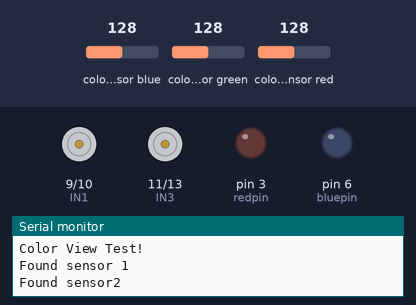
Bench run of a sketch on a simulated Arduino Uno, built with avr-gcc and run on an emulated ATmega328P. On the bench: motor-driver pin pairs drawn as motors (green arrow = first pin HIGH = forward, orange = second pin HIGH = backward, longer = more drive, scaled by the enable pin), output pins drawn as LEDs (lit = HIGH), the last lines printed to the serial monitor. The inputs (shaded band) are chosen by the test bench; at power-on: colour sensor blue 128, colour sensor green 128, colour sensor red 128.

Above: at 0.12 s.
At 1.2 s:
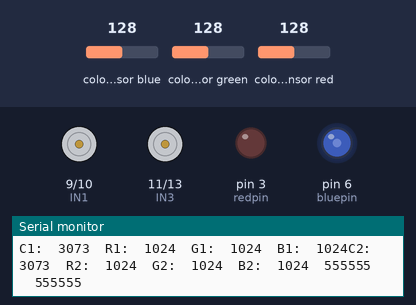
1.3 s: colour sensor blue set to 5
6.0 s: colour sensor green set to 5
10.7 s: colour sensor red set to 191
Timing chart, 0 to 13.7 s (numbered marks = the images above; inputs shaded):
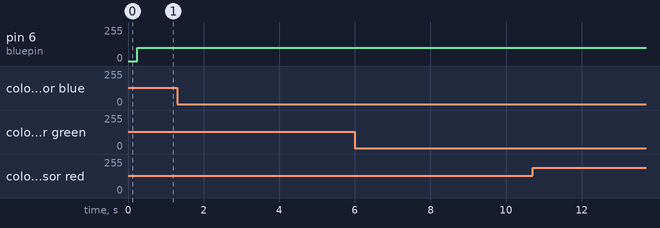

The sketch:

colorview_dos_sensores_MAS_MOTOR.ino
```cpp
#include <Wire.h>
#include "Adafruit_TCS34725softi2c.h"

// Pick analog outputs, for the UNO these three work well
// use ~560  ohm resistor between Red & Blue, ~1K for green (its brighter)
#define redpin 3
#define greenpin 5
#define bluepin 6


int IN1=9;
int IN2=10;
int pwma=6;


int IN3=11;
int IN4=13;
int pwmb=8;

// You can use any digital pin for emulate SDA / SCL
#define SDApin1 47
#define SCLpin1 48

#define SDApin2 46
#define SCLpin2 45

// for a common anode LED, connect the common pin to +5V
// for common cathode, connect the common to ground

// set to false if using a common cathode LED
#define commonAnode true

// our RGB -> eye-recognized gamma color
byte gammatable1[256];
byte gammatable2[256];


Adafruit_TCS34725softi2c tcs1 = Adafruit_TCS34725softi2c(TCS34725_INTEGRATIONTIME_50MS, TCS34725_GAIN_4X, SDApin1, SCLpin1);

Adafruit_TCS34725softi2c tcs2 = Adafruit_TCS34725softi2c(TCS34725_INTEGRATIONTIME_50MS, TCS34725_GAIN_4X, SDApin2, SCLpin2);
void setup() {
  Serial.begin(9600);
  Serial.println("Color View Test!");

  if (tcs1.begin()) {
    Serial.println("Found sensor 1");
  } else {
    Serial.println("No TCS34725 found ... check your connections sensor 1");
    while (1); // halt!
  }


  if (tcs2.begin()) {
    Serial.println("Found sensor2");
  } else {
    Serial.println("No TCS34725 found ... check your connectionsc sensor 2");
    while (1); // halt!
  }

  // use these three pins to drive an LED
  pinMode(redpin, OUTPUT);
  pinMode(greenpin, OUTPUT);
  pinMode(bluepin, OUTPUT);

  // thanks PhilB for this gamma table!
  // it helps convert RGB colors to what humans see
   pinMode(IN1, OUTPUT);
    pinMode(IN2, OUTPUT);
      pinMode(pwma, OUTPUT);
        pinMode(IN3, OUTPUT);
          pinMode(IN4, OUTPUT);
            pinMode(pwmb, OUTPUT);

}


void loop() {
  uint16_t clear , red1, green1, blue1;
   uint16_t  red2, green2, blue2;


  delay(60);  // takes 50ms to read
  delay(60);

  tcs1.getRawData(&red1, &green1, &blue1, &clear);
  tcs2.getRawData(&red2, &green2, &blue2, &clear);


  Serial.print("C1:\t"); Serial.print(clear);
  Serial.print("\tR1:\t"); Serial.print(red1);
  Serial.print("\tG1:\t"); Serial.print(green1);
  Serial.print("\tB1:\t"); Serial.print(blue1);

    Serial.print("C2:\t"); Serial.print(clear);
  Serial.print("\tR2:\t"); Serial.print(red2);
  Serial.print("\tG2:\t"); Serial.print(green2);
  Serial.print("\tB2:\t"); Serial.print(blue2);

  // Figure out some basic hex code for visualization
  uint32_t sum1 = clear;
  float r1, g1, b1;
  r1 = red1; r1 /= sum1;
  g1 = green1; g1 /= sum1;
  b1 = blue1; b1 /= sum1;
  r1 *= 256; g1 *= 256; b1 *= 256;
  Serial.print("\t");
  Serial.print((int)r1, HEX); Serial.print((int)g1, HEX); Serial.print((int)b1, HEX);
  Serial.println();

  //Serial.print((int)r ); Serial.print(" "); Serial.print((int)g);Serial.print(" ");  Serial.println((int)b );


  uint32_t sum2 = clear;
  float r2, g2, b2;
  r2 = red2; r2 /= sum2;
  g2 = green2; g2 /= sum2;
  b2 = blue2; b2 /= sum2;
  r2 *= 256; g2 *= 256; b2 *= 256;
  Serial.print("\t");
  Serial.print((int)r2, HEX); Serial.print((int)g2, HEX); Serial.print((int)b2, HEX);
  Serial.println();

  //Serial.print((int)r ); Serial.print(" "); Serial.print((int)g);Serial.print(" ");  Serial.println((int)b );


digitalWrite(IN1,HIGH);
  digitalWrite(IN2,LOW);
  analogWrite(pwma, 100);   // turn the LED on (HIGH is the voltage level)
  digitalWrite(IN3,HIGH);
  digitalWrite(IN4,LOW);             // wait for a second
  analogWrite(pwmb, 100);    // turn the LED off by making the voltage LOW
  delay(1300);


  digitalWrite(IN1,LOW);
  digitalWrite(IN2,HIGH);
  analogWrite(pwma, 100);   // turn the LED on (HIGH is the voltage level)
  digitalWrite(IN3,LOW);
  digitalWrite(IN4,HIGH);             // wait for a second
  analogWrite(pwmb, 100);    // turn the LED off by making the voltage LOW
  delay(1300);
 }
```
